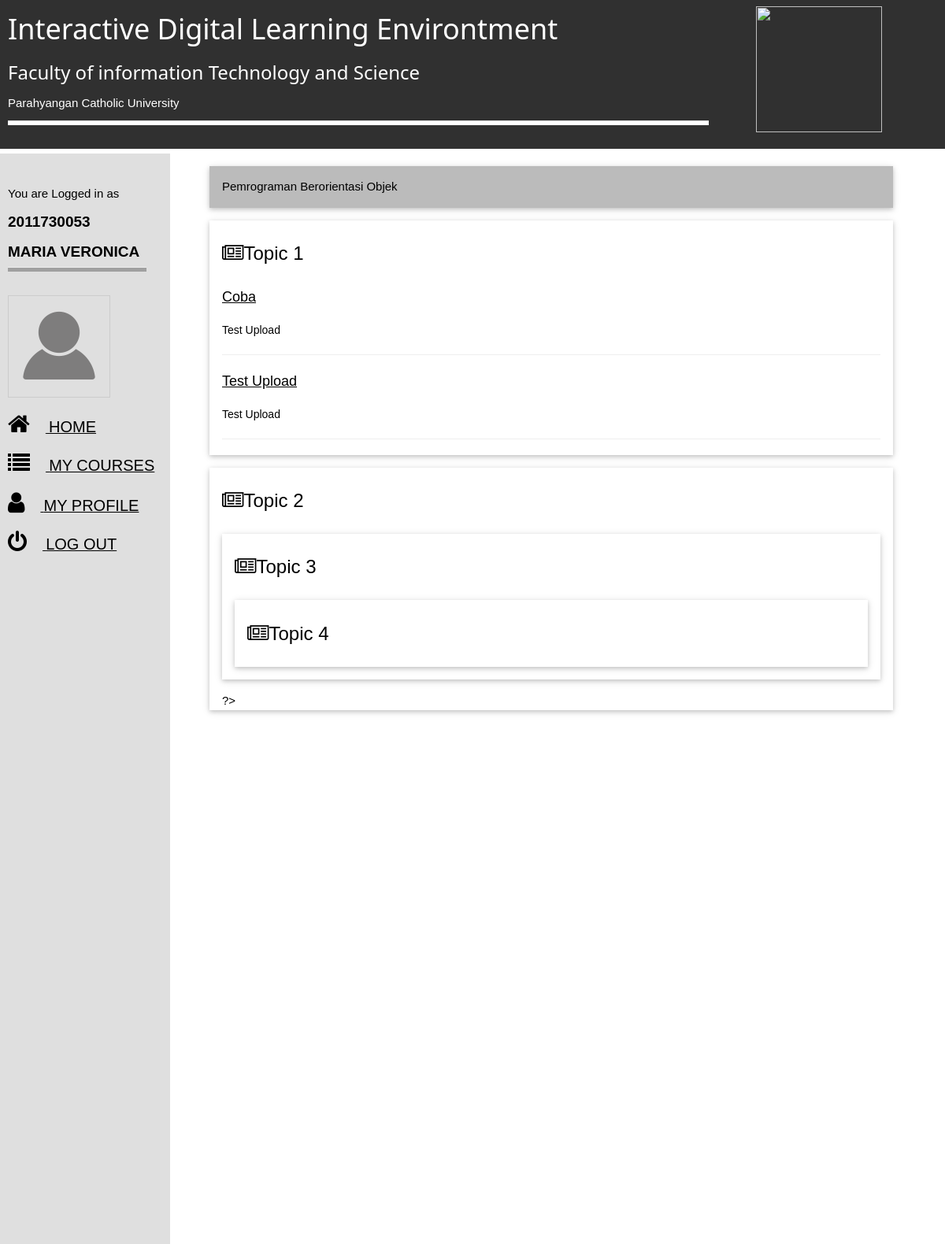
/IDE/pages/student/course.php?id=2&courseTitle=Pemrograman Berorientasi Objek (signed in), run on the app's committed database.
### tables this page shows
CREATE TABLE `topic` (
  `id_topic` int(2) NOT NULL,
  `name` varchar(100) NOT NULL
);

CREATE TABLE `activities` (
  `ID_A` int(11) NOT NULL,
  `ID_AT` int(11) NOT NULL,
  `ID_C` int(11) NOT NULL,
  `dateOpen` date DEFAULT NULL,
  `dateClose` date DEFAULT NULL,
  `submissions` int(11) DEFAULT NULL,
  `title` varchar(100) DEFAULT NULL,
  `ID_topic` int(2) DEFAULT NULL,
  `fileDir` varchar(100) DEFAULT NULL,
  `description` varchar(300) NOT NULL
);

### IDE/phpScript/topics.php (the view, shortened to what this page needs)
<?php
$id = $_GET['id'];
$sql = "SELECT DISTINCT id_topic, name FROM topic;";
$result = $mysqli->query($sql);
if($result && $result->num_rows > 0){
	while ($row = $result->fetch_assoc()) {
		$idTopic= $row["id_topic"];
		$name = $row["name"];
		?>
		<div class="w3-panel w3-card-2"><p style="font-size: 24px;"><i class="fa fa-newspaper-o"></i><?php echo "$name";?></p>
			<?php
			$sqlGetKontenTopik = "SELECT DISTINCT activities.title as title, activities.description as description, activities.fileDir as dir, activities.ID_AT as tipeFile, activities.ID_A as ida  FROM activities JOIN courses ON activities.ID_C = courses.ID_C WHERE $id = courses.ID_C AND activities.id_topic = $idTopic;";
			$resultKontenTopik = $mysqli->query($sqlGetKontenTopik);
			if($resultKontenTopik && $resultKontenTopik->num_rows > 0){
				while ($rowKontenTopik = $resultKontenTopik->fetch_assoc()) {
					$namaKonten = $rowKontenTopik["title"];
					$description = $rowKontenTopik["description"];
					$dir = $rowKontenTopik["dir"];
					if($dir != ""){
						?>
						<p style="font-size: 18px;"><a href="<?php echo "../$dir"?>" download><?php echo "$namaKonten";?></a></p>
						<p style="font-size: 14px;"><?php echo "$description";?></p>
						<hr>
						<?php
					}
				}
					?>
					<?php
				echo "</div>";
			}
		}
	}
		?>

### data on the page
topic: name "Topic 1"
activities: title "Coba", description "Test Upload"
activities: title "Test Upload", description "Test Upload"
topic: name "Topic 2"
topic: name "Topic 3"
topic: name "Topic 4"

### other printed values
$_SESSION['userid'] "2011730053"
$_SESSION['name'] "MARIA VERONICA"
$_GET["courseTitle"] "Pemrograman Berorientasi Objek"
